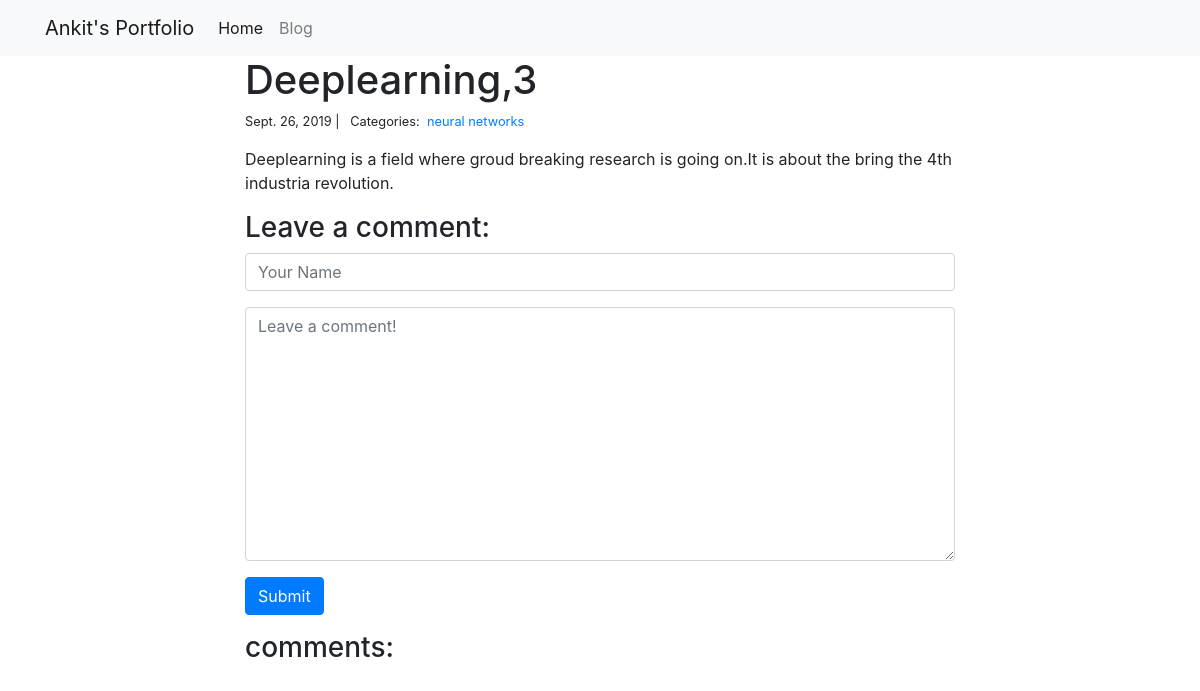
Page /blog/3/ on the committed database.
### blog/models.py (models this page shows)
class Post(models.Model):
    title=models.CharField(max_length=255)
    body=models.TextField()
    created_on=models.DateTimeField(auto_now_add=True)
    last_modified=models.DateTimeField(auto_now=True)
    categories=models.ManyToManyField('Category',related_name='posts')

class Category(models.Model):
    name=models.CharField(max_length=20)

### blog/views.py (the view, shortened to what this page needs)
# urls.py: path("<int:pk>/",views.blog_detail,name="blog_detail"),
def blog_detail(request,pk):
    post=Post.objects.get(pk=pk)
    form=CommentForm()
    comments=Comment.objects.filter(post=post)
    context={
            "val":pk,
        "post":post,
        "comments":comments,
        "form":form,
        }
    return render(request,"blog_detail.html",context)

### blog/forms.py
class CommentForm(forms.Form):
    author=forms.CharField(max_length=60,widget=forms.TextInput(attrs={
        "class":"form-control",
        "placeholder":"Your Name"
        })
                           )
    body=forms.CharField(widget=forms.Textarea(attrs={
        "class":"form-control",
        "placeholder":"Leave a comment!"
        })
                         )

### blog/templates/blog_detail.html (shortened to what this page needs)
{% extends "base.html" %}
{% block page_content %}
<div class="col-md-8 offset-md-2">
	<h1>{{ post.title }},{{val}}</h1>
	<small>
		{{ post.created_on.date }} | &nbsp;
		Categories:&nbsp;
		{% for category in post.categories.all %}
		<a href="{% url 'blog_category' category.name %}">
			{{category.name}}
		</a>&nbsp;
		{% endfor %}
	</small>
	<p>{{ post.body | linebreaks }}</p>
	<h3>Leave a comment:</h3>
	<form action="/blog/{{ post.pk}}/" method="post">
		<div class="form-group">
			{{ form.author }}
		</div>
		<div class="form-group">
			{{ form.body }}
		</div>
		<button type="submit" class="btn btn-primary">Submit</button>
	</form>
	<h3>comments:</h3>
</div>
{% endblock %}

### rows in the picture
Post: title "Deeplearning", created_on "Sept. 26, 2019", body "Deeplearning is a field where groud breaking research is going on.It is about the bring the 4th industria revolution."
Category: name "neural networks"

### other values in the picture
{{ val }} "3"
